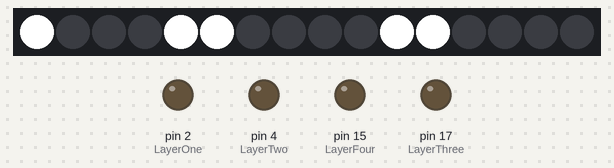
Recording of a sketch running on a simulated Arduino Uno, built with avr-gcc and run on an emulated ATmega328P. On the bench: 16 RGB LEDs in strip order, left to right, output pins drawn as LEDs (lit = HIGH).

Above: at 0.1 s.
At 0.8 s:
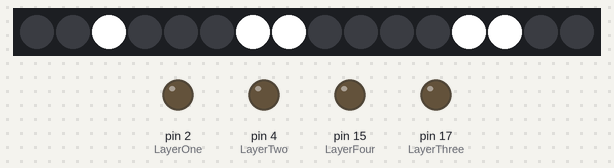
At 1.6 s:
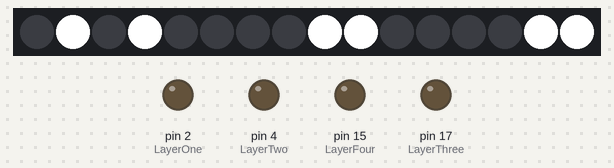

The sketch:

rgb_switch.ino
```cpp
#include "Tlc5940.h"
#include "definitions.h"

#define LayerThree 17
#define LayerTwo 4
#define LayerOne 2
#define LayerFour 15
#define DELAY 750
bool print = true;

int i=0;

void setup() {
  Tlc.init(0);
  pinMode(LayerOne, OUTPUT);
  pinMode(LayerTwo, OUTPUT);
  pinMode(LayerThree, OUTPUT);
  pinMode(LayerFour, OUTPUT);

  digitalWrite(LayerOne, LOW);
  digitalWrite(LayerTwo, LOW);
  digitalWrite(LayerThree, LOW);
  digitalWrite(LayerFour, LOW);

  Serial.begin(9600);
 }

void loop() {
    Tlc.set(b_00,4095);
    Tlc.set(b_01,4095);
    Tlc.set(b_02,4095);
    Tlc.set(b_03,4095);
    Tlc.set(b_10,4095);
    Tlc.set(b_11,4095);
    Tlc.set(b_12,4095);
    Tlc.set(b_13,4095);
    Tlc.set(b_20,4095);
    Tlc.set(b_21,4095);
    Tlc.set(b_22,4095);
    Tlc.set(b_23,4095);
    Tlc.set(b_30,4095);
    Tlc.set(b_31,4095);
    Tlc.set(b_32,4095);
    Tlc.set(b_33,4095);
    Tlc.update();

    delay(DELAY);
    Tlc.clear();

    Tlc.set(r_00,4095);
    Tlc.set(r_01,4095);
    Tlc.set(r_02,4095);
    Tlc.set(r_03,4095);
    Tlc.set(r_10,4095);
    Tlc.set(r_11,4095);
    Tlc.set(r_12,4095);
    Tlc.set(r_13,4095);
    Tlc.set(r_20,4095);
    Tlc.set(r_21,4095);
    Tlc.set(r_22,4095);
    Tlc.set(r_23,4095);
    Tlc.set(r_30,4095);
    Tlc.set(r_31,4095);
    Tlc.set(r_32,4095);
    Tlc.set(r_33,4095);
    Tlc.update();

    delay(DELAY);
    Tlc.clear();

    Tlc.set(g_00,4095);
    Tlc.set(g_01,4095);
    Tlc.set(g_02,4095);
    Tlc.set(g_03,4095);
    Tlc.set(g_10,4095);
    Tlc.set(g_11,4095);
    Tlc.set(g_12,4095);
    Tlc.set(g_13,4095);
    Tlc.set(g_20,4095);
    Tlc.set(g_21,4095);
    Tlc.set(g_22,4095);
    Tlc.set(g_23,4095);
    Tlc.set(g_30,4095);
    Tlc.set(g_31,4095);
    Tlc.set(g_32,4095);
    Tlc.set(g_33,4095);
    Tlc.update();

    delay(DELAY);
    Tlc.clear();
}
```

definitions.h
```cpp
#define b_00 19
#define b_01 20
#define b_02 10
#define b_03 11
#define b_10 26
#define b_11 27
#define b_12 4
#define b_13 5
#define b_20 31
#define b_21 35
#define b_22 45
#define b_23 0
#define b_30 36
#define b_31 39
#define b_32 46
#define b_33 40

int bMap[][4] = {
	{19,20,10,11},
	{36,27,4,5},
	{31,35,45,0},
	{36,39,46,40}
};

#define g_00 17
#define g_01 16
#define g_02 14
#define g_03 15
#define g_10 23
#define g_11 22
#define g_12 8
#define g_13 9
#define g_20 29
#define g_21 30
#define g_22 1
#define g_23 3
#define g_30 34
#define g_31 37
#define g_32 44
#define g_33 47

int gMap[][4] = {
	{17,16,14,15},
	{23,22,8,9},
	{29,30,1,3},
	{34,37,44,47}
};

#define r_00 21
#define r_01 18
#define r_02 12
#define r_03 13
#define r_10 25
#define r_11 24
#define r_12 6
#define r_13 7
#define r_20 28
#define r_21 33
#define r_22 43
#define r_23 2
#define r_30 32
#define r_31 38
#define r_32 42
#define r_33 41

int rMap[][4] = {
	{21,18,12,13},
	{25,24,6,7},
	{28,33,43,2},
	{32,38,42,41}
};
```

Measured:
- by itself, everything shown: repeats every 2.3 s, in 3 steps
- what the display in image 1 shows lasts 0.7 s, from 0.8 s to 1.5 s
